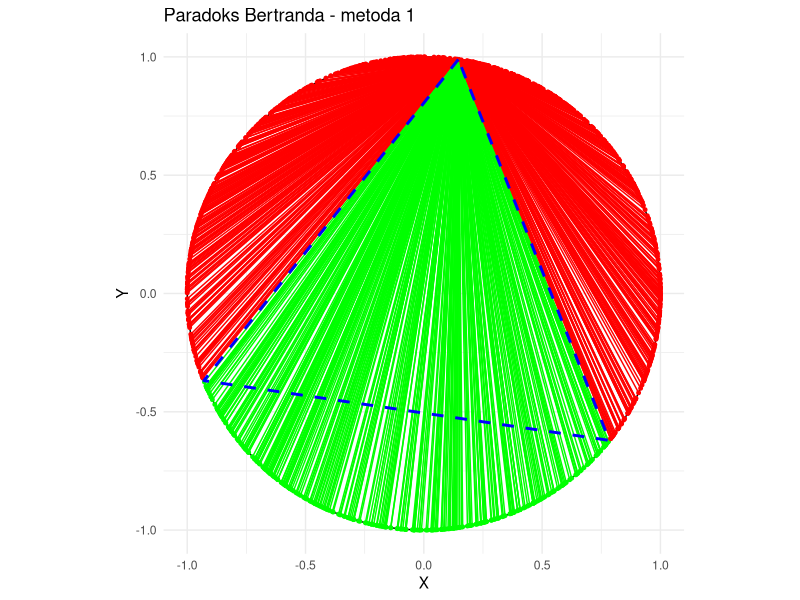
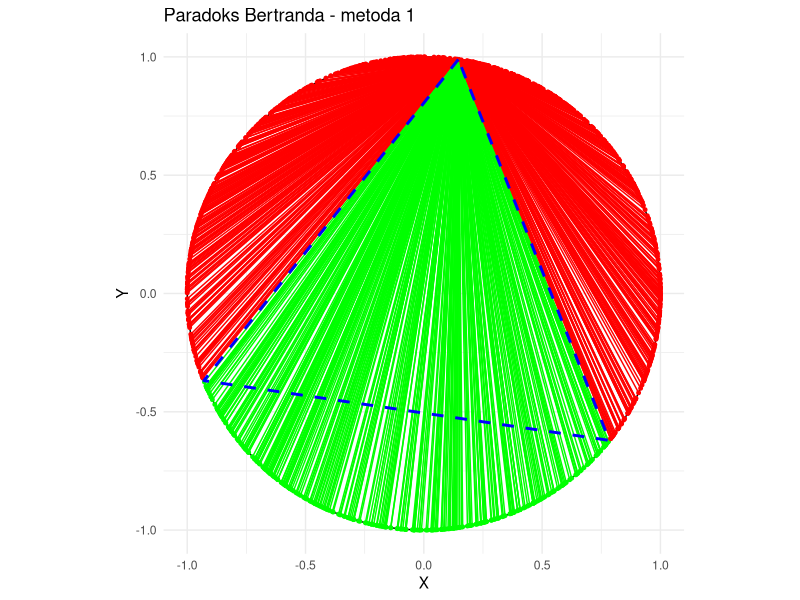

These figures' R source, in order:
library(ggplot2)

# Parametry 
r <- 1  # Promień okręgu
n_chords <- 1000  # Liczba losowanych cięciw
a <- sqrt(3)  # Długość boku trójkąta równobocznego wpisanego w okrąg

# Ustalanie punktu początkowego P na obwodzie
alpha <- 2 * pi * runif(1)
x0 <- r * cos(alpha)
y0 <- r * sin(alpha)

triangle_alpha <- c(alpha, alpha + 2 * pi / 3, alpha - 2 * pi / 3)  # Uwzględnienie właściwej rotacji wierzchołków

triangle_points <- data.frame(
  x = r * cos(triangle_alpha),  # Pozycje x wierzchołków
  y = r * sin(triangle_alpha)   # Pozycje y wierzchołków
)

# Zamknięcie trójkąta (powrót do pierwszego wierzchołka)
triangle_points <- rbind(triangle_points, triangle_points[1, ])

count_longer <- 0

# Dane do wizualizacji
points <- data.frame(x = numeric(), y = numeric(), chord_color = character())
chords <- data.frame(x_start = numeric(), y_start = numeric(),
                     x_end = numeric(), y_end = numeric(), chord_color = character())

# Generowanie cięciw
for (i in 1:n_chords) {
  alpha <- 2 * pi * runif(1)
  x <- r * cos(alpha)
  y <- r * sin(alpha)
  chord_length <- sqrt((x0 - x)^2 + (y0 - y)^2)
  
  # Sprawdzenie długości cięciwy
  if (chord_length > a) {
    chord_color <- "green"
    count_longer <- count_longer + 1
  } else {
    chord_color <- "red"
  }
  
  # Dodawanie danych do wizualizacji
  points <- rbind(points, data.frame(x = x, y = y, chord_color = chord_color))
  chords <- rbind(chords, data.frame(x_start = x0, y_start = y0, 
                                     x_end = x, y_end = y, chord_color = chord_color))
}

# Okrąg
circle_points <- data.frame(
  x = r * cos(seq(0, 2 * pi, length.out = 100)),
  y = r * sin(seq(0, 2 * pi, length.out = 100))
)

ggplot() +
  geom_path(data = circle_points, aes(x = x, y = y), color = "black") +  # Okrąg
  geom_segment(data = chords, aes(x = x_start, y = y_start, xend = x_end, yend = y_end, color = chord_color), size = 0.5) +  # Cięciwy
  geom_point(data = points, aes(x = x, y = y, color = chord_color), size = 1) +  # Punkty na obwodzie
  geom_polygon(data = triangle_points, aes(x = x, y = y), fill = NA, color = "blue", linetype = "dashed", size = 1) +  # Trójkąt
  scale_color_manual(values = c("green" = "green", "red" = "red")) +
  theme_minimal() +
  coord_equal() +
  labs(title = "Paradoks Bertranda - metoda 1", x = "X", y = "Y") +
  theme(legend.position = "none")

ggsave("C:/Users/rafal/OneDrive/Dokumente/GitHub/pakiety-statystyczne/metoda1.png")

# Obliczenie prawdopodobieństwa
p1 <- count_longer / n_chords
cat(sprintf("Prawdopodobieństwo: %.3f\n", p1))



